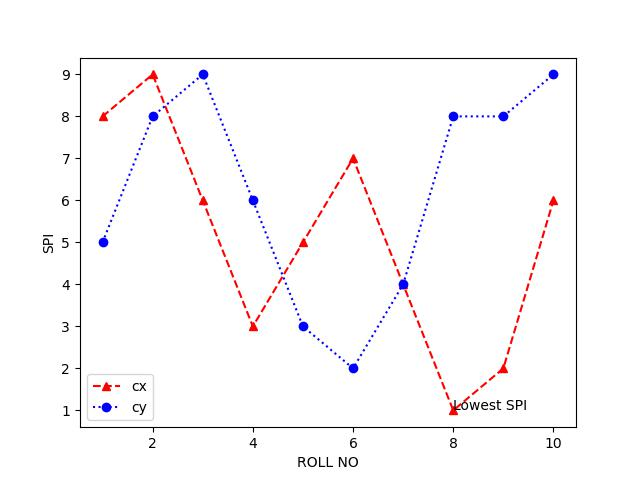
#> input picture mychart.jpg, 640 x 480 px
$ jupyter execute 'Python Programming - Lab - 11.ipynb'   (shell and % lines are left out)
#> lines starting #> are read from the running program, lines starting #| are printed output that depends on the picture
<a href='https://www.darshan.ac.in/'> </a>
<pre>
<center><b><h1>Python Programming - 2101CS405</b></center>
<center><b><h1>Lab - 11</b></center>
<pre>

# Graphs

# A

[cell 1]
#import matplotlib below
import matplotlib.pyplot as plt

[cell 2]
#set matplotlib inline below

[cell 3]
x = range(1,11)
y = [1,5,9,7,5,6,3,2,4,9]

# write a code to display the line chart of above x & y
plt.plot(x,y)
plt.show()
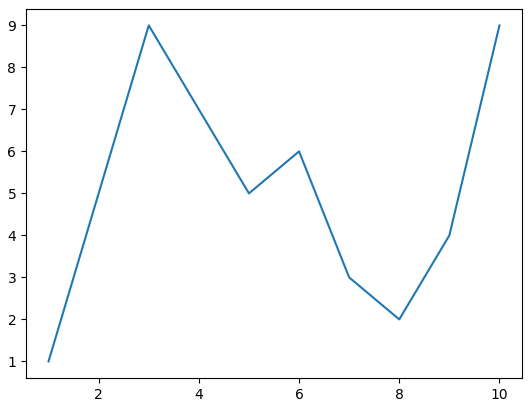
#> figure drawn by matplotlib, 1 panel; curve peaks at x = 3, y = 9

[cell 4]
x = [1,2,3,4,5,6,7,8,9,10]
cxMarks = [5,8,9,6,3,2,4,8,8,9]
cyMarks = [8,9,6,3,5,7,4,1,2,6]

# write a code to display two lines in a line chart (data given above)
plt.plot(x,cxMarks)
plt.plot(x,cyMarks)
plt.show()
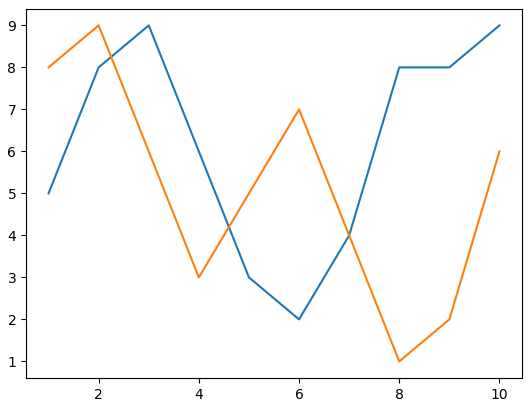
#> figure drawn by matplotlib, 1 panel; curve peaks at x = 3, y = 9; curve peaks at x = 2, y = 9

[cell 5]
x = range(1,11,1)
cxMarks= [8,9,6,3,5,7,4,1,2,6]
cyMarks= [5,8,9,6,3,2,4,8,8,9]


# write a code to generate below graph

[cell 6]
plt.plot(x,cxMarks,c='b',lw=1,ls=':',marker='o')
plt.plot(x,cyMarks,c='r',lw=2,ls='--',marker='>')
plt.xlabel('Roll No')
plt.ylabel('CPI')
plt.annotate(xy=[8,1],text='Lowest CPI')
plt.legend(['CX','CY'],loc=3)
plt.show()
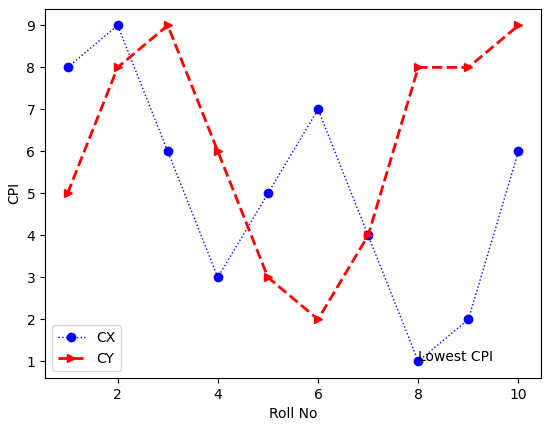
#> figure drawn by matplotlib, 1 panel; curve peaks at x = 2, y = 9; curve peaks at x = 3, y = 9

### 01) WAP to demonstrate the use of Pie chart.

[cell 7]
values = [87,75,90,45,55]
l=['math','c','java','python','dsa']
c=['b','g','r','c','m']
e=[0,0.2,0,0,0]
plt.pie(values,colors=c,labels=l,explode=e)
plt.show()
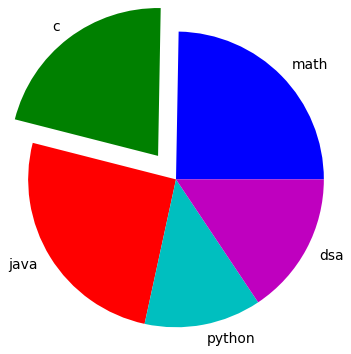
#> figure drawn by matplotlib, 1 panel

### 02) WAP to to Plot List random of X, Y Coordinates in Matplotlib.

[cell 8]
import random
xlist=[]
ylist=[]
for i in range(1,11):
    a=random.randint(1,10)
    b=random.randint(1,10)
    xlist.append(a)
    ylist.append(b)
print(xlist)
print(ylist)
plt.plot(xlist,ylist)
plt.show()
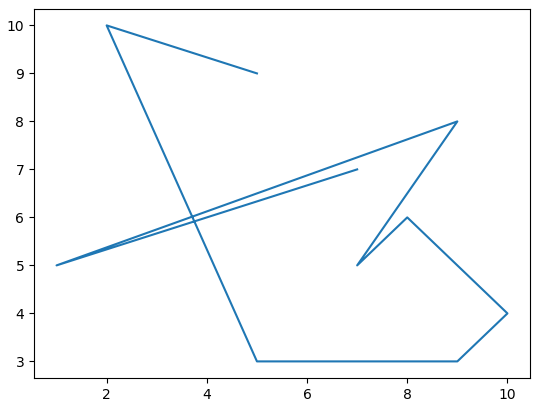
#> figure drawn by matplotlib, 1 panel

### 03) WAP to demonstrate the use of Bar chart.

[cell 9]
x = [8,9,6,3,5]
y = [5,8,9,6,3]
l =['1st','2nd','3rd','4th','5th']
c =['b','g','r','c','m']
plt.title('Marks')
plt.bar(x,y,color=c,label=l)
for i in range(len(y)):
    plt.text(x[i],y[i],y[i])
plt.show()
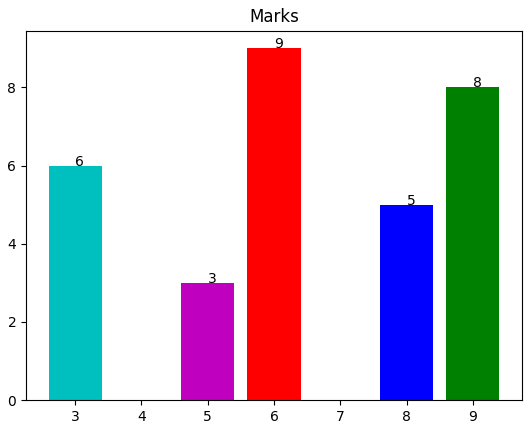
#> figure drawn by matplotlib, 1 panel; tallest bar 9 high, from x = 5.6 to 6.4

### 04) WAP to demonstrate the use of Histogram.

[cell 10]
import random
cpi=[]
for i in range(100):
    a=random.randint(0,10)
    cpi.append(a)
plt.hist(cpi,bins=10, histtype='stepfilled',align='mid',label='CPI Hist')
plt.legend()
plt.show()
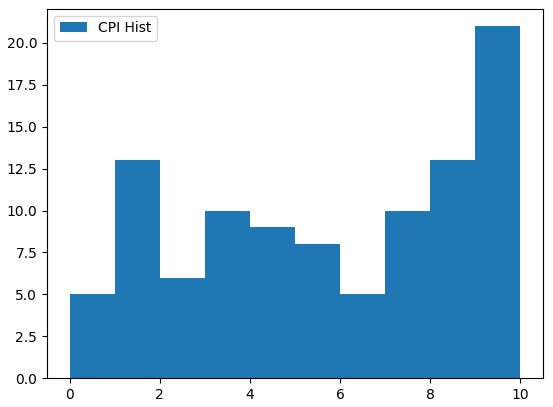
#> figure drawn by matplotlib, 1 panel

# B

### 01) WAP to display the value of each bar in a bar chart using Matplotlib.

[cell 11]
x = ["python","c","c++","java"]
y = [85,70,60,82]
c = ['r','g','y','m']
plt.bar(x,y,color=c,edgecolor="b")
def addLabels(x,y):
    for i in range(len(x)):
        plt.text(i,y[i],y[i])
plt.title("popularity of languages")
plt.xlabel("languages")
plt.ylabel("ratings")
addLabels(x,y)
plt.show()
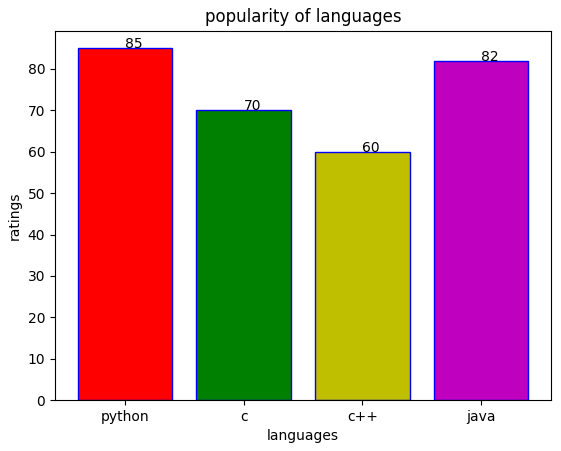
#> figure drawn by matplotlib, 1 panel; tallest bar 85 high, from x = -0.4 to 0.4

### 02) WAP create a Scatter Plot with several colors in Matplotlib?

[cell 12]
x = [1,2,3,4,5]
y = [2,4,6,8,10]
c = ["r","b","g","r","b"]
width = [1,2,3,4,5]
plt.scatter(x,y,color=c,marker="*",linewidths=width)
plt.xlabel("x")
plt.ylabel("y")
plt.title("star")
plt.show()
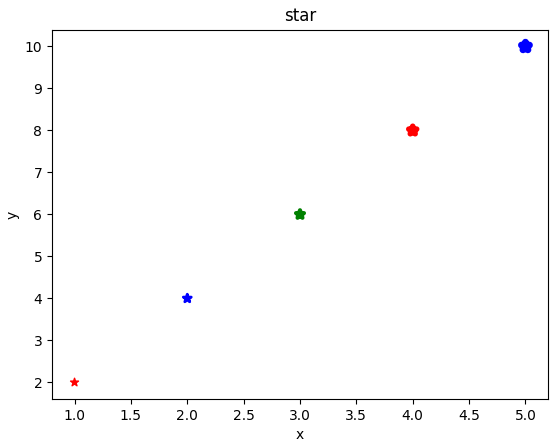
#> figure drawn by matplotlib, 1 panel

### 03) WAP to Display an Image in Grayscale in Matplotlib.

[cell 13]
import PIL as pil
img = pil.Image.open("mychart.jpg")
#> img is the input picture: PIL image 640x480 RGB; mean R, G, B 250.5, 249.3, 250.1
grayimage = img.convert("L")
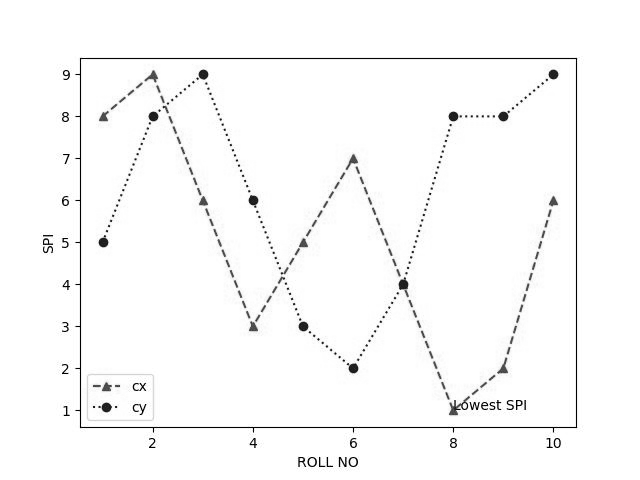
#> grayimage: PIL image 640x480 L; min 0, max 255, mean 249.8
plt.imshow(grayimage,cmap='gray')
plt.savefig("grayImage.svg")
